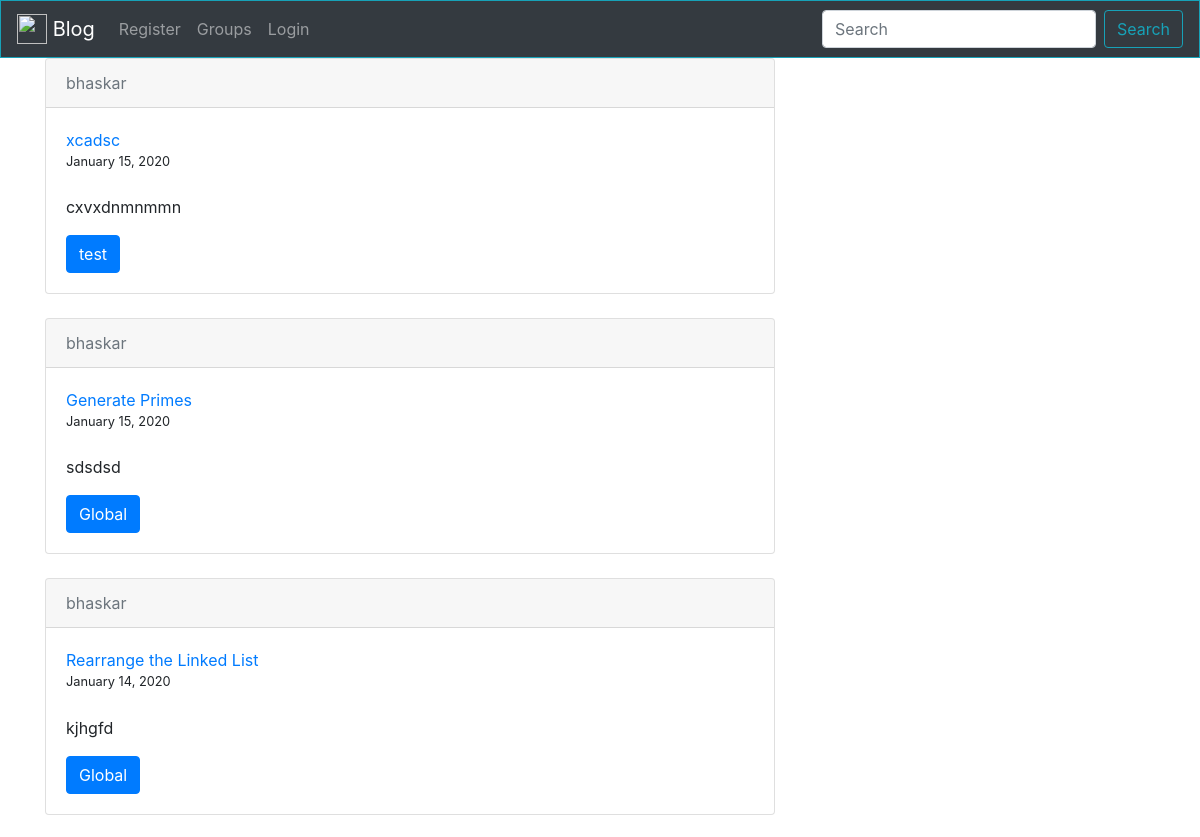
Page /user/bhaskar (upper part) on the earlier database version.
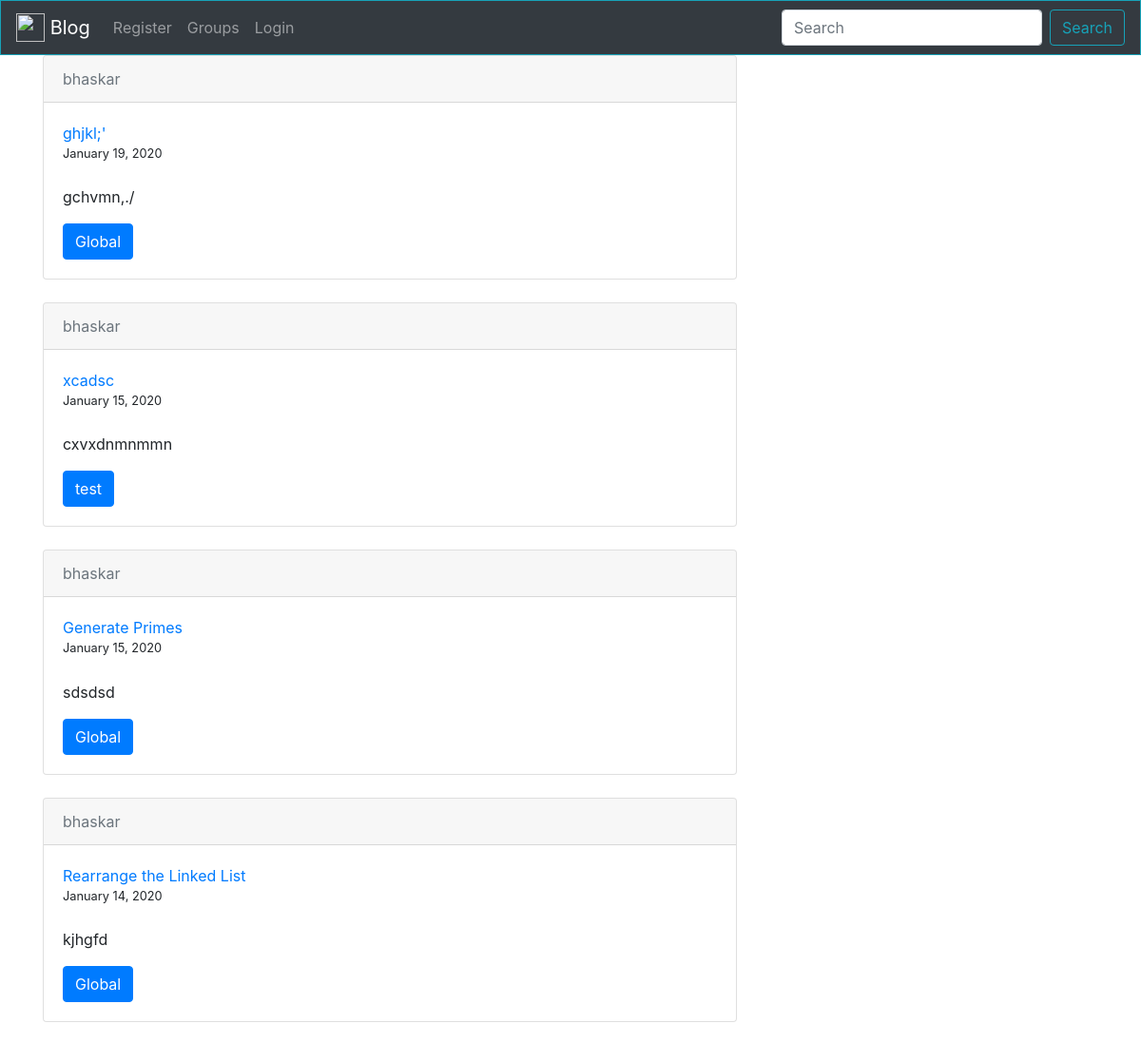
Same page on the later database version.
### post/models.py (models this page shows, shortened)
class Posts(models.Model):
	title = models.CharField(max_length = 100)
	context = models.TextField()
	date_posted = models.DateTimeField(default = timezone.now)
	user = models.ForeignKey(User, on_delete = models.CASCADE)
	groups = models.ForeignKey(Com, on_delete = models.CASCADE)
	image = models.ImageField(upload_to='post_images', blank=True)

### groups/models.py (models this page shows, shortened)
class Com(models.Model):
	name = models.CharField(max_length = 100, primary_key=True)
	def __str__(self):
		return self.name

### post/views.py (the view)
# urls.py: path('user/<str:username>', UserListView.as_view(), name = 'user-posts'),
class UserListView(ListView):
	model = Posts
	template_name = 'post/user_posts.html'
	context_object_name = 'posts'
	ordering = ['-date_posted']
	def get_queryset(self):
		user = get_object_or_404(User, username=self.kwargs.get('username'))
		return Posts.objects.filter(user=user).order_by('-date_posted')

### templates/post/user_posts.html (shortened to what this page needs)
{% extends "post/header.html"%}
{% block content %}
{% for post in posts %}
<div class="card">
  <div class="card-header">
    <a class="card-subtitle mb-2 text-muted" href="{% url 'user-posts' post.user.username %}">{{ post.user }}</a>
  </div>
  <div class="card-body">
    <a class="card-title" href="{% url 'post-detail' post.id %}">{{ post.title }}</a>
    <small>{{ post.date_posted|date:"F d, Y" }}</small>
    <p class="card-text">{{ post.context }}</p>
    <a href="{% url 'groups' %}{{ post.groups }}" class="btn btn-primary">{{ post.groups }}</a>
  </div>
</div>
{% endfor %}
{% endblock content %}

Differences in the rows shown:
added Posts: user "bhaskar", title "ghjkl;'", date_posted "January 19, 2020", context "gchvmn,./", groups "Global"
